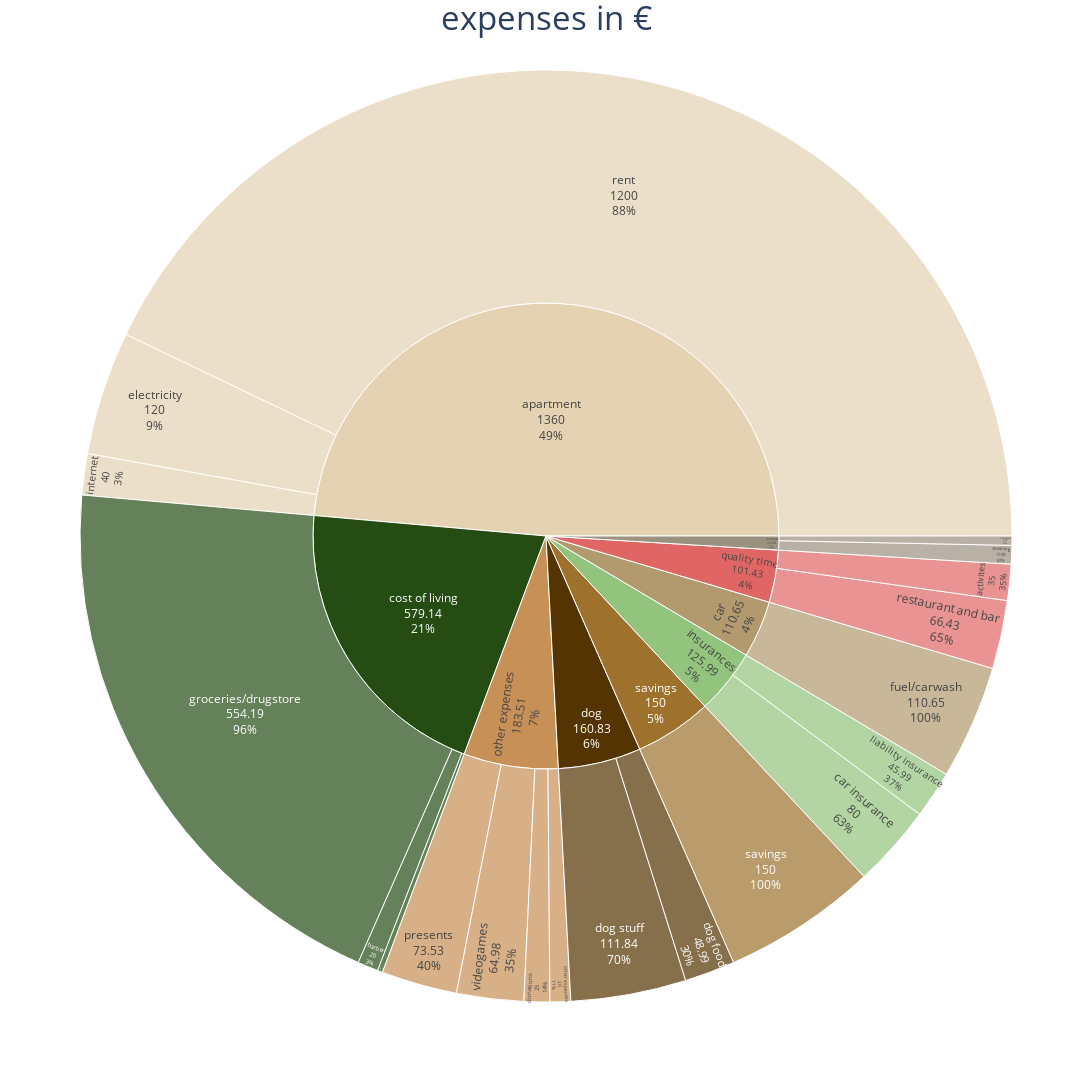

Notebook source saved alongside this figure:
### Markdown cell above
## sunburst chart - expenses

### Code cell
# create and modify expenses chart
fig_expenses = px.sunburst(finances_expenses_grouped, path=['maingroup', 'subgroup'], values='total_amount', color='color', color_discrete_map=colorMapSubset1)

fig_expenses.update_traces(textinfo='label+value+percent parent')
fig_expenses.update_layout(autosize=False,
                   height=1500,
                   width=1500,
                   title_text='expenses in €',
                   title_x=0.5,
                   title_font_size=33)

# temp save chart
filepath_expenses = Path('results/temp/expenses.pdf')
filepath_expenses.parent.mkdir(parents=True, exist_ok=True)
fig_expenses.write_image(filepath_expenses)

# show chart
fig_expenses.show()

### Figure 1 — Plotly figure (JSON) as saved in the notebook; plotly's stock layout.template omitted (floating-point values rounded to 4 significant figures)
{"data": [{"branchvalues": "total", "customdata": [["#e5d2b3"], ["#b2996e"], ["#244c13"], ["#e5d2b3"], ["#93c47d"], ["#244c13"], ["#c79057"], ["#543400"], ["#c79057"], ["#c79057"], ["#543400"], ["#c79057"], ["#e5d2b3"], ["#e06666"], ["#9e722d"], ["#9c917f"], ["#9c917f"], ["#93c47d"], ["#244c13"], ["#e06666"], ["#e5d2b3"], ["#b2996e"], ["#9c917f"], ["#244c13"], ["#543400"], ["#93c47d"], ["#c79057"], ["#e06666"], ["#9e722d"]], "domain": {"x": [0, 1], "y": [0, 1]}, "hovertemplate": "labels=%{label}<br>total_amount=%{value}<br>parent=%{parent}<br>id=%{id}<br>color=%{customdata[0]}<extra></extra>", "ids": ["apartment/electricity", "car/fuel/carwash", "cost of living/groceries/drugstore", "apartment/internet", "insurances/liability insurance", "cost of living/pharmacy", "other expenses/other expenses", "dog/dog stuff", "other expenses/donations", "other expenses/videogames", "dog/dog food", "other expenses/presents", "apartment/rent", "quality time/restaurant and bar", "savings/savings", "contracts/smartphone", "contracts/streaming", "insurances/car insurance", "cost of living/barber", "quality time/activites", "apartment", "car", "contracts", "cost of living", "dog", "insurances", "other expenses", "quality time", "savings"], "labels": ["electricity", "fuel/carwash", "groceries/drugstore", "internet", "liability insurance", "pharmacy", "other expenses", "dog stuff", "donations", "videogames", "dog food", "presents", "rent", "restaurant and bar", "savings", "smartphone", "streaming", "car insurance", "barber", "activites", "apartment", "car", "contracts", "cost of living", "dog", "insurances", "other expenses", "quality time", "savings"], "marker": {"colors": ["#e5d2b3", "#b2996e", "#244c13", "#e5d2b3", "#93c47d", "#244c13", "#c79057", "#543400", "#c79057", "#c79057", "#543400", "#c79057", "#e5d2b3", "#e06666", "#9e722d", "#9c917f", "#9c917f", "#93c47d", "#244c13", "#e06666", "#e5d2b3", "#b2996e", "#9c917f", "#244c13", "#543400", "#93c47d", "#c79057", "#e06666", "#9e722d"]}, "name": "", "parents": ["apartment", "car", "cost of living", "apartment", "insurances", "cost of living", "other expenses", "dog", "other expenses", "other expenses", "dog", "other expenses", "apartment", "quality time", "savings", "contracts", "contracts", "insurances", "cost of living", "quality time", "", "", "", "", "", "", "", "", ""], "textinfo": "label+value+percent parent", "type": "sunburst", "values": [120, 110.7, 554.2, 40, 45.99, 4.95, 20, 111.8, 25, 64.98, 48.99, 73.53, 1200, 66.43, 150, 8.99, 17.99, 80, 20, 35, 1360, 110.7, 26.98, 579.1, 160.8, 126.0, 183.5, 101.4, 150]}], "layout": {"autosize": false, "height": 1500, "legend": {"tracegroupgap": 0}, "margin": {"t": 60}, "title": {"font": {"size": 33}, "text": "expenses in €", "x": 0.5}, "width": 1500}}
